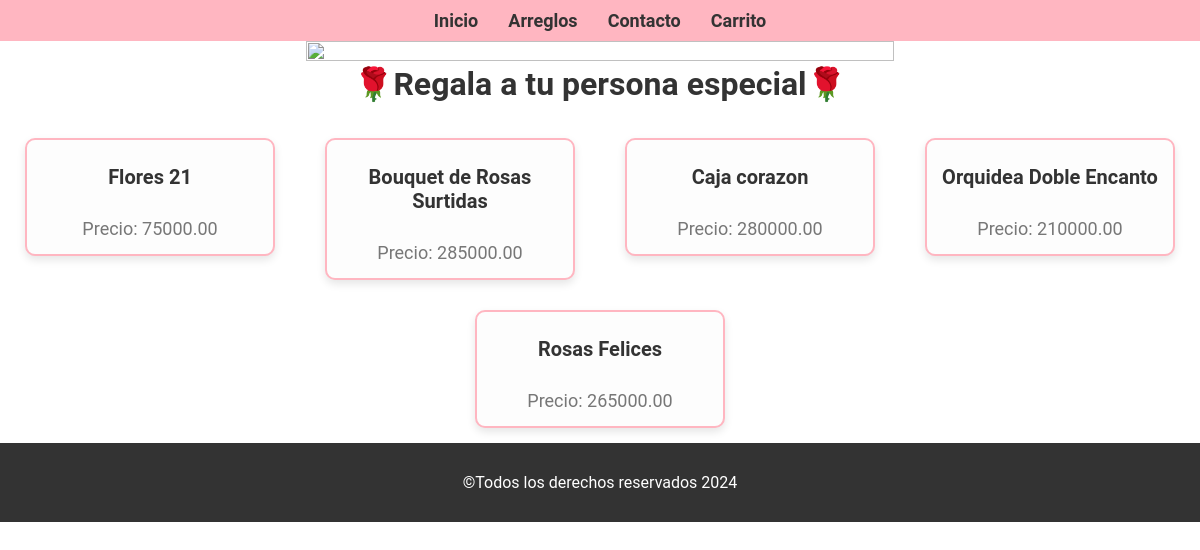
The page / on the database its author committed.
### myapp/models.py (models this page shows, shortened)
class Arreglo(models.Model):
    nombre= models.CharField(max_length=100)
    ImgUrl=models.TextField()
    precio= models.DecimalField(max_digits=10, decimal_places=2)
    descripcion=models.TextField()
    stock = models.PositiveIntegerField(default=1)
    categorias=models.ForeignKey(Categoria,on_delete=models.CASCADE)
    pass

### myapp/views.py (the view)
# urls.py: path("",views.index, name="index"),#es mejor usar nombres en las urls, por si en un futuro se requiere cambiar alguna
def index(request):
    Arreglos=list(Arreglo.objects.filter(stock__gt=0))
    arreglos_random= random.sample(Arreglos, 5)
    return render(request,"index.html",{
        "Arreglos":arreglos_random
    })

### myapp/templates/index.html (shortened to what this page needs)
{% extends "base.html" %}
    {% block content%}
    {% load static%}
    <link rel="stylesheet" type="text/css" href="{%static '/styles/index.css'%}">
    <div class="banner">
    <img src="{% static 'img/banner.png' %}" alt="" width="70%" height="10%" >
    </div>
    <h1>🌹Regala a tu persona especial🌹</h1>
<div class="arreglos-container">
    {% for x in Arreglos  %}
    <a href="arreglo_detalle/{{x.id}}" class="arreglo-link">
        <div class="arreglo-item">
            <h3>{{x.nombre}}</h3>
            <p>Precio: {{x.precio}}</p>
        </div>
    </a>
    {% endfor %}
</div>
    {% endblock %}

### myapp/static/styles/base.css (style rules this page uses)
* { margin: 0; padding: 0; box-sizing: border-box; font-family: 'Roboto', sans-serif; }
body { background-color: #ffffff; color: #333; }

### myapp/static/styles/index.css (style rules this page uses)
.arreglos-container { display: flex; flex-wrap: wrap; justify-content: space-around; margin-top: 20px; }
.arreglo-item { width: 250px; border: 2px solid #ffb6c1; border-radius: 10px; padding: 15px; text-align: center; margin: 15px; background-color: #fdfdfd; box-shadow: 0 4px 8px rgba(0, 0, 0, 0.1); transition: transform 0.3s ease-in-out; }
.arreglo-item h3 { font-size: 20px; margin: 10px 0; color: #333; }
.arreglo-item p { font-size: 18px; color: #777; }
.arreglo-link { text-decoration: none; color: inherit; }
.banner { width: 100%; text-align: center; }
h1 { text-align: center; }

### rows shown on the page
Arreglo: nombre "Flores 21", precio "75000.00"
Arreglo: nombre "Bouquet de Rosas Surtidas", precio "285000.00"
Arreglo: nombre "Caja corazon", precio "280000.00"
Arreglo: nombre "Orquidea Doble Encanto", precio "210000.00"
Arreglo: nombre "Rosas Felices", precio "265000.00"
